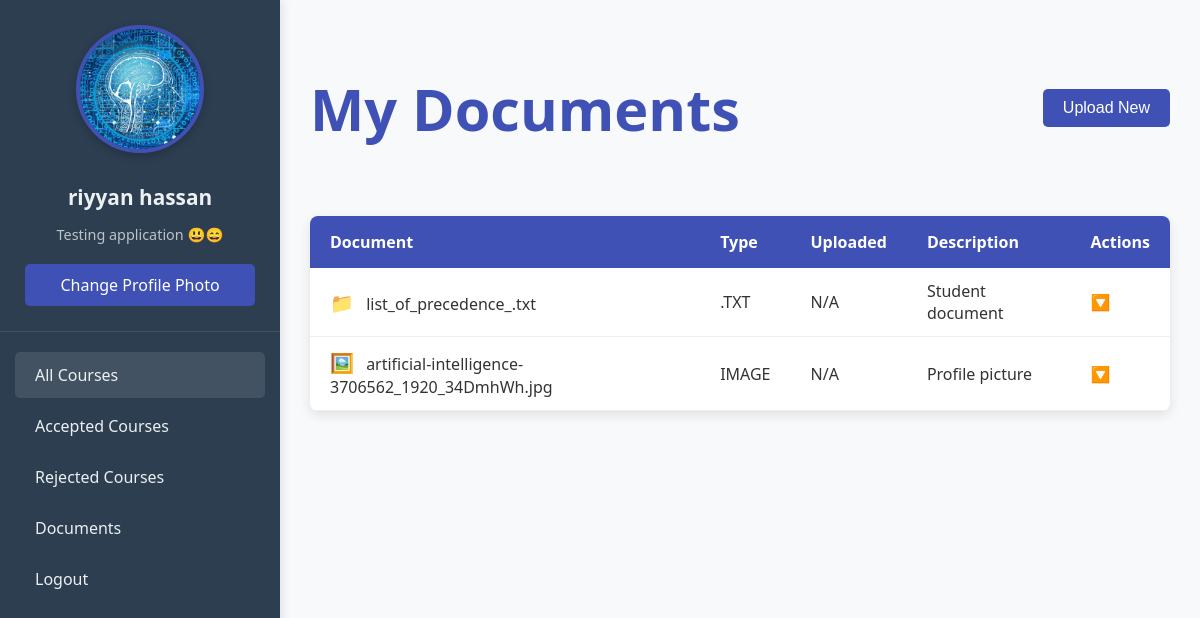
/document/ (signed in), run on the app's committed database.
### tables/models.py (models this page shows)
class student(models.Model):
    s_fname = models.CharField(max_length=30)
    s_lname = models.CharField(max_length=30)
    s_email = models.EmailField(max_length=150, unique=True)
    s_phone = models.BigIntegerField(default=0)
    s_dob = models.DateField()
    s_city = models.CharField(max_length=50)
    s_password = models.CharField(max_length=20)
    s_image = models.ImageField(upload_to='media/profilepic')
    s_document = models.FileField(upload_to='media/documents')
    s_bio = models.TextField()

### tables/views.py (the view)
# urls.py: path('document/', views.document, name='document'),
def document(request):
    if 'user_id' not in request.session:
        messages.error(request, "Please login first")
        return redirect('login')
    user_id = request.session['user_id']
    try:
        current_student = student.objects.get(id=user_id)
    except student.DoesNotExist:
        messages.error(request, "Student not found")
        return redirect('login')
    documents = []
    if current_student.s_document:
        documents.append({
            'url': current_student.s_document.url,
            'name': os.path.basename(current_student.s_document.name)
        })
    return render(request, 'documents.html', {
        'user': current_student,
        'documents': documents
    })

### templates/documents.html (shortened to what this page needs)
<!DOCTYPE html>
<html>
<head>
</head>
<body>
    <div class="sidebar">
        <div class="profile-section">
            <img src="{{ user.s_image.url|default:'/media/default_profile.png' }}"
                 alt="Profile" class="profile-img" id="profileImage">
            <h3 class="profile-name">{{ user.s_fname }} {{ user.s_lname }}</h3>
            <p class="profile-email">{{ user.s_bio }}</p>
            <div class="photo-upload">
                <form id="profilePicForm" enctype="multipart/form-data">
                    <label for="profilePicInput">Change Profile Photo</label>
                </form>
            </div>
        </div>
        <div class="nav-menu">
                <a href="{% url 'dashboard' %}" class="nav-link active">
                    <span>All Courses</span>
                </a>
                <a href="{% url 'accepted' %}" class="nav-link">
                    <span>Accepted Courses</span>
                </a>
                <a href="{% url 'rejected' %}" class="nav-link">
                    <span>Rejected Courses</span>
                </a>
                <a href="{% url 'document' %}" class="nav-link">
                    <span>Documents</span>
                </a>
                <a href="{% url 'logout' %}" class="nav-link">
                    <span>Logout</span>
                </a>
            </div>
        </div>
    <div class="main-content">
        <div class="page-header">
            <h1>My Documents</h1>
            <button class="btn" id="uploadBtn">Upload New</button>
        </div>
        <table class="documents-table">
    <thead>
        <tr>
            <th>Document</th>
            <th>Type</th>
            <th>Uploaded</th>
            <th>Description</th>
            <th>Actions</th>
        </tr>
    </thead>
    <tbody>
        {% if documents %}
            {% for doc in documents %}
            <tr>
                <td>
                    {% if '.pdf' in doc.name|lower %}
                        <span class="file-icon pdf-icon">📄</span>
                    {% elif '.jpg' in doc.name|lower or '.jpeg' in doc.name|lower or '.png' in doc.name|lower %}
                        <span class="file-icon img-icon">🖼️</span>
                    {% elif '.doc' in doc.name|lower or '.docx' in doc.name|lower %}
                        <span class="file-icon doc-icon">📝</span>
                    {% else %}
                        <span class="file-icon other-icon">📁</span>
                    {% endif %}
                    {{ doc.name }}
                </td>
                <td>
                    {{ doc.name|slice:"-4:"|upper }}
                </td>
                <td>N/A</td>
                <td>Student document</td>
                <td>
                    <a href="{{ doc.url }}" download style="text-decoration: none;" title="download">🔽</a>
                </td>
            </tr>
            {% endfor %}
        {% else %}
            <tr>
                <td colspan="5">No documents found.</td>
            </tr>
        {% endif %}
        {% if user.s_image %}
        <tr>
            <td>
                <span class="file-icon img-icon">🖼️</span>
                {{ user.s_image.name|cut:"media/profilepic/" }}
            </td>
            <td>IMAGE</td>
            <td>N/A</td>
            <td>Profile picture</td>
            <td>
                <a href="{{ user.s_image.url }}"  download style="text-decoration: none;" title="download">🔽</a>
            </td>
        </tr>
        {% endif %}
    </tbody>
</table>
    </div>
</body>
</html>

### templates/documents.html (style rules this page uses)
:root { --primary-color: #3f51b5; --sidebar-bg: #2c3e50; --sidebar-text: #ecf0f1; --success-color: #4caf50; --danger-color: #e74c3c; --card-shadow: 0 4px 12px rgba(0,0,0,0.1); }
body { font-family: 'Segoe UI', Tahoma, Geneva, Verdana, sans-serif; margin: 0; padding: 0; display: flex; min-height: 100vh; background-color: #f8f9fa; color: #333; }
.sidebar { width: 280px; background: var(--sidebar-bg); color: var(--sidebar-text); padding: 25px 0; height: 100vh; position: sticky; top: 0; box-shadow: 2px 0 10px rgba(0,0,0,0.1); }
.profile-section { text-align: center; padding: 0 25px 25px; border-bottom: 1px solid rgba(255,255,255,0.1); margin-bottom: 20px; }
.profile-img { width: 120px; height: 120px; border-radius: 50%; object-fit: cover; border: 4px solid var(--primary-color); margin-bottom: 15px; box-shadow: 0 3px 10px rgba(0,0,0,0.2); }
.profile-name { margin: 10px 0 5px; font-size: 1.3rem; }
.profile-email { color: #bdc3c7; font-size: 0.9rem; margin-bottom: 20px; }
.photo-upload { display: block; width: 100%; }
.photo-upload label { display: block; background: var(--primary-color); color: white; padding: 10px; border-radius: 5px; text-align: center; cursor: pointer; transition: background 0.3s; }
.nav-menu { padding: 0 15px; }
.nav-link { display: flex; align-items: center; color: var(--sidebar-text); text-decoration: none; padding: 12px 20px; margin: 5px 0; border-radius: 5px; transition: all 0.3s; }
.nav-link:hover, .nav-link.active { background: rgba(255,255,255,0.1); }
.main-content { flex: 1; padding: 30px; }
.page-header { display: flex; justify-content: space-between; align-items: center; color: var(--primary-color); margin-bottom: 30px; font-size: 1.8rem; }
.btn { background: var(--primary-color); color: white; border: none; padding: 10px 20px; border-radius: 5px; cursor: pointer; font-size: 1rem; transition: background 0.3s; }
.documents-table { width: 100%; border-collapse: collapse; background: white; border-radius: 8px; overflow: hidden; box-shadow: var(--card-shadow); }
.documents-table th { background: var(--primary-color); color: white; text-align: left; padding: 15px 20px; }
.documents-table td { padding: 12px 20px; border-bottom: 1px solid #eee; }
.file-icon { margin-right: 8px; font-size: 1.2rem; }
.img-icon { color: var(--success-color); }
.other-icon { color: #9E9E9E; }

### data on the page
student: s_image (picture), s_fname "riyyan", s_lname "hassan", s_bio "Testing application 😃😄", s_image.name "artificial-intelligence-3706562_1920_34DmhWh.jpg"

### other printed values
{{ doc.name }} "list_of_precedence_.txt"
{{ doc.name|slice:"-4:"|upper }} ".TXT"
